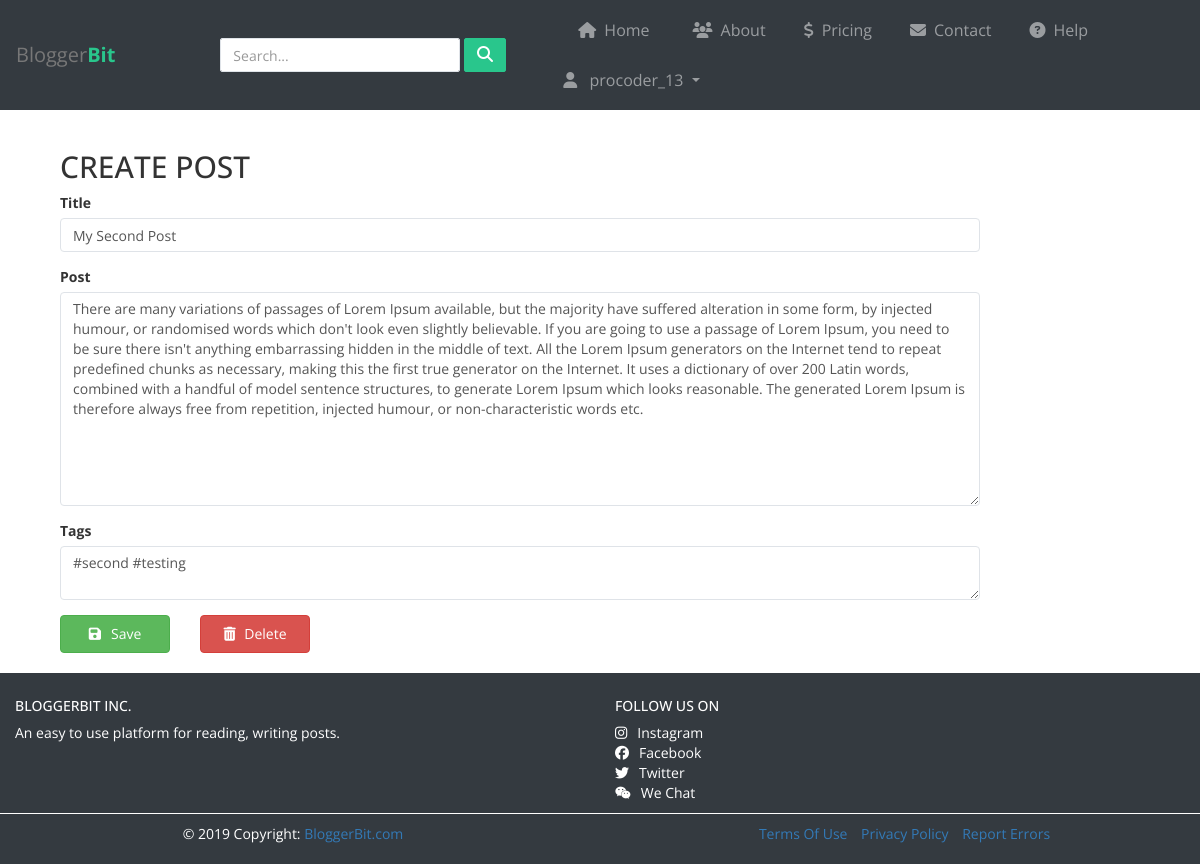
The page /procoder_13/edit/3 (signed in) on the database as committed earlier.
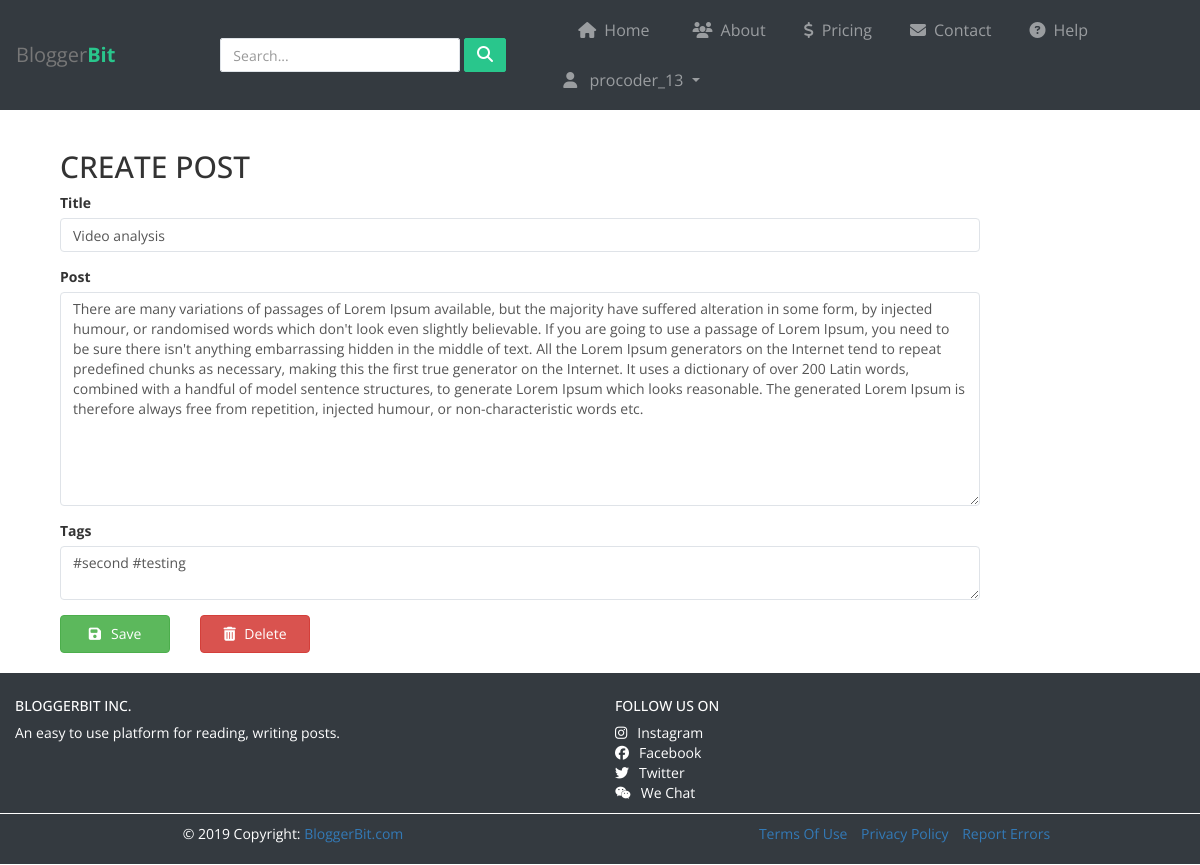
The same page on the database as committed later.
### app.py (models this page shows)
class Post(db.Model):
	pid = db.Column(db.Integer, primary_key=True)
	title= db.Column(db.String(80), nullable=False)
	author = db.Column(db.String(40), nullable=False)
	content = db.Column(db.String(100), nullable=False)
	created_on = db.Column(db.DateTime, nullable=False)
	last_updated = db.Column(db.DateTime, nullable=False)
	tags = db.Column(db.String(50), nullable=False)

### app.py (the view)
@app.route('/<user>/edit/<int:pid>', methods=['POST', 'GET'])
@is_logged_in
def editPost(user,pid):
	form = ArticleForm(request.form)
	if request.method == 'POST' and form.validate():
		title = request.form["title"]
		content = request.form["content"]
		tags = request.form["tags"]
		post = Post.query.filter_by(pid=pid).first()
		post.title = title
		post.content = content
		post.tags = tags
		post.last_updated = datetime.datetime.utcnow()
		db.session.commit()
		flash('Post edited succesfully', category='success')
		return render_template('edit.html',username=user, form=form, post=post, logged_in=True)
	elif request.method=='GET':
		post = Post.query.filter_by(pid=pid).first()
		form.content.data = post.content
		form.tags.data = post.tags
		return render_template('edit.html', form=form, post=post, username=user, logged_in=True)

### app.py
class ArticleForm(Form):
	title = TextField('Title', [DataRequired(), validators.length(min=1, max=200)])
	content = TextAreaField('Post')
	tags = TextAreaField('Tags')

### app.py (called while the page is built)
def is_logged_in(f):
	@wraps(f)
	def wrap(*args, **kwargs):
		if 'logged_in' in session:
			return f(*args, **kwargs)
		else:
			flash('Unauthorized, Please Login !', category='danger')
			return redirect(url_for('home'))
	return wrap

### templates/edit.html (shortened to what this page needs)
{% extends "layout.html" %}
	{% from "formhelpers.html" import render_field %}
{% block content %}
<div class="container">
		{% from "formhelpers.html" import render_field %}
	<div class="wrapper">
	<form class="form-horizontal" role="form" method="POST"  enctype="multipart/form-data">
		<h2>CREATE POST</h2>
		<div class="form-group">
			<div class="col-sm-10">
		    	{{ render_field(form.title, class_='form-control', value=post.title) }}
		   	</div>
		</div>
		<div class="form-group">
			<div class="col-sm-10">
		    	{{ render_field(form.content, class_='form-control', rows=10) }}
		   	</div>
		</div>
		<div class="form-group">
			<div class="col-sm-10">
		    	{{ render_field(form.tags, class_='form-control') }}
		   	</div>
		</div>
		<div class="row">
			<button type="submit" class="btn btn-success px-3 py-2 mx-4" style="width: 11rem;"><span class="pr-3"><i class="fas fa-save"></i></span>Save</button>
			<a href="/delete/{{post.pid}}" class="btn btn-danger px-3 mx-4" style="width: 11rem; padding: 0.8rem 0;"><span class="pr-2"><i class="fas fa-trash-alt"></i></span> Delete </a>
		</div>
	</form>
	</div>
</div>
{% endblock %}

### templates/layout.html (shortened to what the changed rows need)
<!DOCTYPE html>
<html>
<head>
	<link rel="stylesheet" href="https://stackpath.bootstrapcdn.com/bootstrap/4.3.1/css/bootstrap.min.css">
	<link rel="stylesheet" href="//maxcdn.bootstrapcdn.com/bootstrap/4.0.0/css/bootstrap.min.css" rel="stylesheet" id="bootstrap-css">
  <link href="//netdna.bootstrapcdn.com/bootstrap/3.2.0/css/bootstrap.min.css" rel="stylesheet" id="bootstrap-css">
	<link rel="stylesheet" href="https://maxcdn.bootstrapcdn.com/font-awesome/4.7.0/css/font-awesome.min.css">
  <link rel="stylesheet" type="text/css" href="{{ url_for('static', filename='stylesheets/layout.css') }}">
</head>
<body id="page-top">
<nav class="navbar sticky-top navbar-default navbar-expand-lg navbar-dark bg-dark" style="border: none;">
  {% if logged_in == True %}
	<div id="navbarCollapse" class="collapse navbar-collapse justify-content-start" style="width: 630px;">
  {% else %}
  <div id="navbarCollapse" class="collapse navbar-collapse justify-content-start" style="width: 500px;">
  {% endif %}
    {% if logged_in == True %}
    <ul class="nav navbar-nav ml-auto">
      <li class="nav-item dropdown">
        <a data-toggle="dropdown" class="nav-link dropdown-toggle" href="#"><span style="margin: 0% 8px;"><i class="fas fa-user"></i></span> {{ username }} </b></a>
      </li>
    </ul>
    {% endif %}
	</div>
</nav>
  <div class="container">
  	{% block content %}
    {% endblock %}
  </div>
<br>
</body>
</html>

### templates/formhelpers.html (shortened to what this page needs)
{% macro render_field(field) %}
  {{ field.label }} {{ field(**kwargs)|safe }}
{% endmacro %}

Rows that differ between the two databases and show on the page:
changed Post "procoder_13": title "My Second Post" → "Video analysis"
